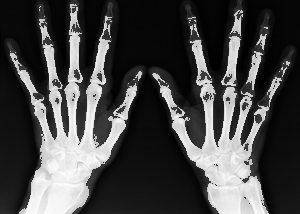
#> input picture images/x_ray2.png, 300 x 214 px, found by its file name
$ python 3-1.py
#> lines starting #> are read from the running program, lines starting #| are printed output that depends on the picture
import skimage.io as io
import numpy as np
import matplotlib.pyplot as plt
import skimage.exposure as ex

arr = np.arange(256)

X_ray2 = np.uint8(plt.imread('images/x_ray2.png')*255)
#> X_ray2: shape (214, 300); min 0, max 255, mean 70.7
x_ray_HE = ex.equalize_hist(X_ray2)
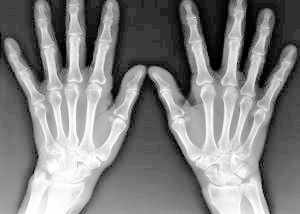
#> x_ray_HE: shape (214, 300) float64; min 0.00324, max 1, mean 0.509


plt.figure(figsize=(12,6))
plt.subplot(1,2,1)
plt.hist(x_ray_HE.ravel()*255, bins=256)

plt.subplot(1,2,2)
plt.imshow(X_ray2, cmap = 'gray')
plt.show()
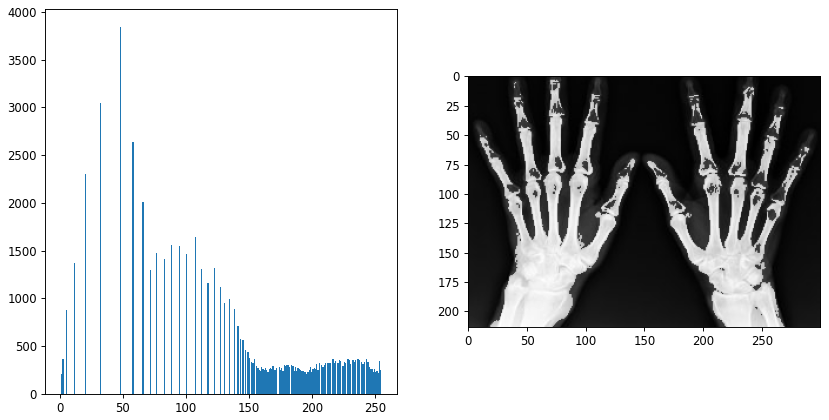
#> figure drawn by matplotlib, 2 panels; panel 1: tallest bar 3838 high, from x = 47.49 to 48.48

$ run again, with images/lungCT.PNG copied over images/x_ray2.png
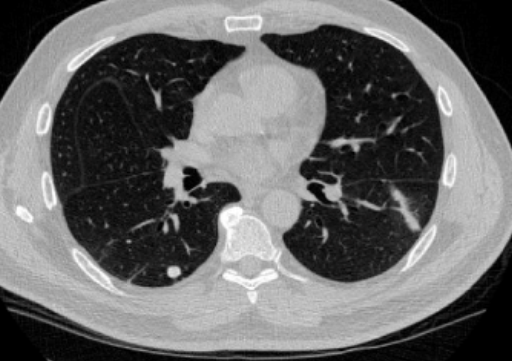
#> input picture images/lungCT.PNG, 512 x 361 px, found by its file name
#> `x_ray_HE = ex.equalize_hist(X_ray2)`:
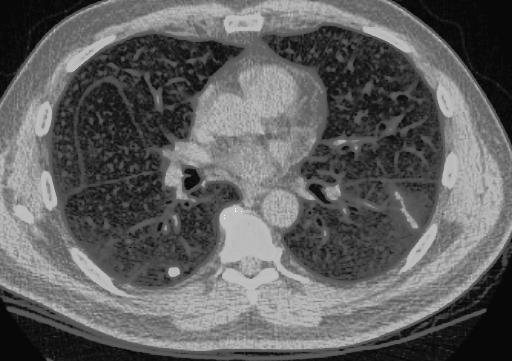
#> x_ray_HE: shape (361, 512, 4) float64; mean R, G, B, A 0.379, 0.379, 0.379, 1
#> `plt.show()`:
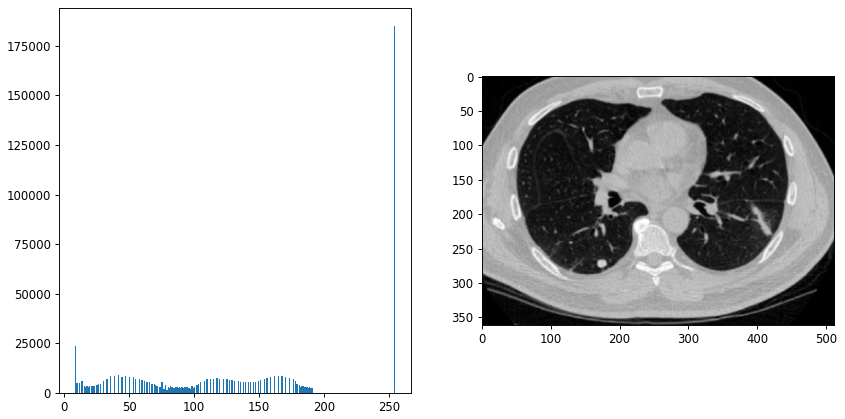
#> figure drawn by matplotlib, 2 panels; panel 1: tallest bar 184850 high, from x = 254 to 255

$ run again, with images/affined_img.bmp saved as images/x_ray2.png
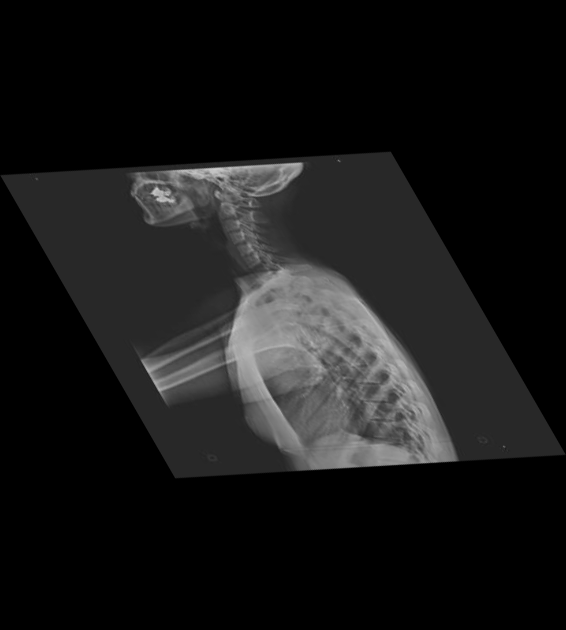
#> input picture images/affined_img.bmp, 566 x 630 px, found by its file name
#> `x_ray_HE = ex.equalize_hist(X_ray2)`:
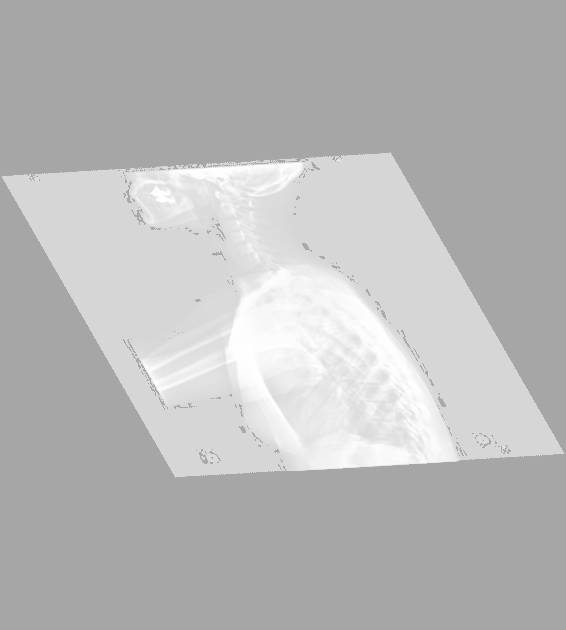
#> x_ray_HE: shape (630, 566) float64; min 0.653, max 1, mean 0.729
#> `plt.show()`:
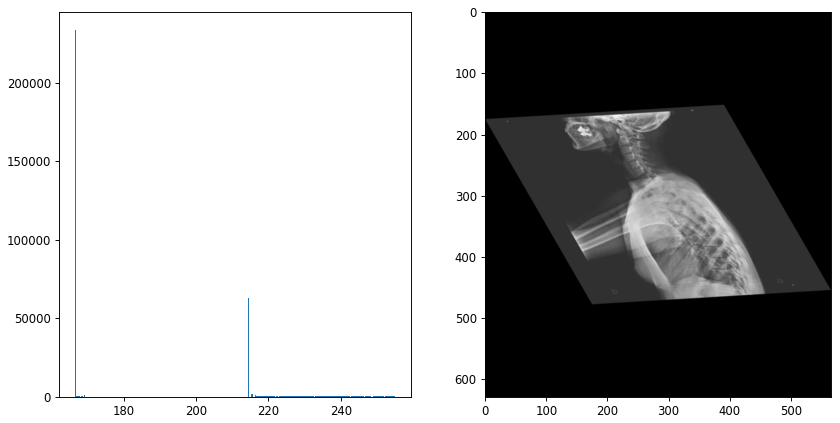
#> figure drawn by matplotlib, 2 panels; panel 1: tallest bar 233388 high, from x = 166.6 to 166.9
